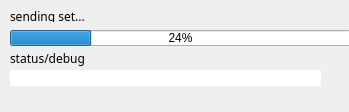
<?xml version="1.0" encoding="UTF-8"?>
<ui version="4.0">
 <class>Dialog</class>
 <widget class="QDialog" name="Dialog">
  <property name="geometry">
   <rect>
    <x>0</x>
    <y>0</y>
    <width>349</width>
    <height>112</height>
   </rect>
  </property>
  <property name="windowTitle">
   <string>Dialog</string>
  </property>
  <widget class="QLabel" name="label_2">
   <property name="geometry">
    <rect>
     <x>10</x>
     <y>10</y>
     <width>309</width>
     <height>12</height>
    </rect>
   </property>
   <property name="font">
    <font>
     <family>Lucida Sans Typewriter</family>
     <weight>50</weight>
     <bold>false</bold>
    </font>
   </property>
   <property name="contextMenuPolicy">
    <enum>Qt::DefaultContextMenu</enum>
   </property>
   <property name="accessibleName">
    <string>0</string>
   </property>
   <property name="frameShadow">
    <enum>QFrame::Sunken</enum>
   </property>
   <property name="lineWidth">
    <number>0</number>
   </property>
   <property name="text">
    <string>sending set...</string>
   </property>
  </widget>
  <widget class="QProgressBar" name="progressBar">
   <property name="geometry">
    <rect>
     <x>10</x>
     <y>30</y>
     <width>341</width>
     <height>16</height>
    </rect>
   </property>
   <property name="value">
    <number>24</number>
   </property>
  </widget>
  <widget class="QLabel" name="label_3">
   <property name="geometry">
    <rect>
     <x>10</x>
     <y>50</y>
     <width>91</width>
     <height>16</height>
    </rect>
   </property>
   <property name="font">
    <font>
     <family>Lucida Sans Typewriter</family>
     <weight>50</weight>
     <bold>false</bold>
    </font>
   </property>
   <property name="contextMenuPolicy">
    <enum>Qt::DefaultContextMenu</enum>
   </property>
   <property name="accessibleName">
    <string>0</string>
   </property>
   <property name="frameShadow">
    <enum>QFrame::Sunken</enum>
   </property>
   <property name="lineWidth">
    <number>0</number>
   </property>
   <property name="text">
    <string>status/debug</string>
   </property>
  </widget>
  <widget class="QLineEdit" name="Q_UpdateFeedback">
   <property name="geometry">
    <rect>
     <x>10</x>
     <y>70</y>
     <width>311</width>
     <height>16</height>
    </rect>
   </property>
   <property name="font">
    <font>
     <family>Lucida Sans Typewriter</family>
    </font>
   </property>
   <property name="text">
    <string/>
   </property>
   <property name="frame">
    <bool>false</bool>
   </property>
   <property name="readOnly">
    <bool>true</bool>
   </property>
  </widget>
 </widget>
 <resources/>
 <connections/>
</ui>
